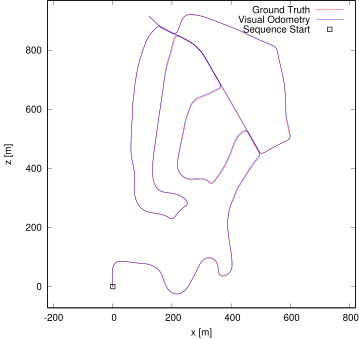

The gnuplot source for this figure:
set term postscript eps enhanced color
set output "02.eps"
set size ratio -1
set xrange [-220:820]
set yrange [-72:968]
set xlabel "x [m]"
set ylabel "z [m]"
plot "02.txt" using 1:2 lc rgb "#FF0000" title 'Ground Truth' w lines,"02.txt" using 3:4 lc rgb "#0000FF" title 'Visual Odometry' w lines,"< head -1 02.txt" using 1:2 lc rgb "#000000" pt 4 ps 1 lw 2 title 'Sequence Start' w points
